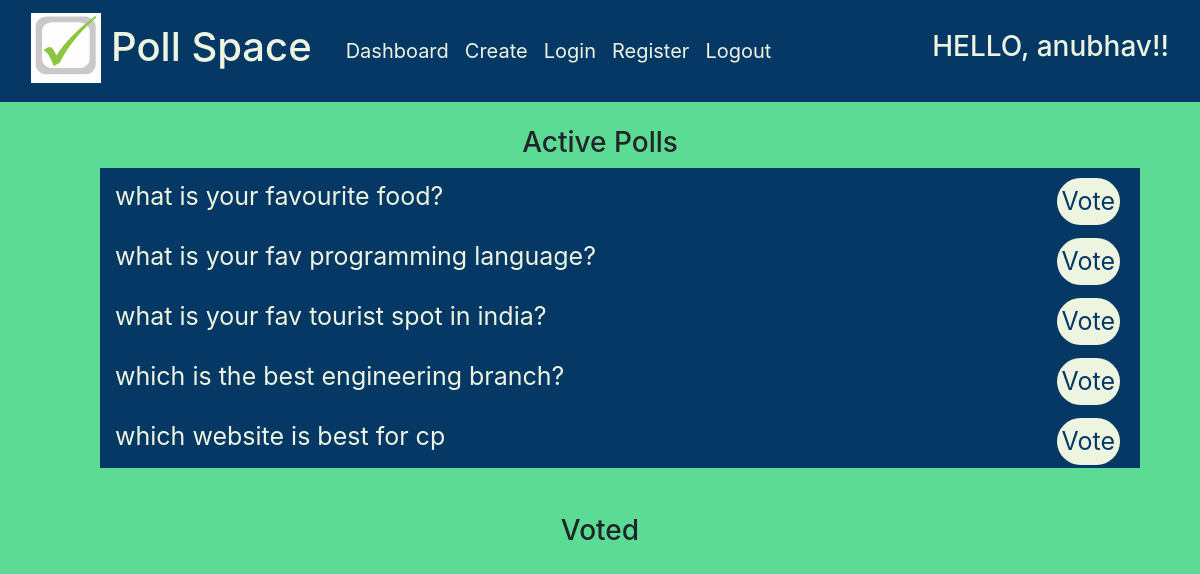
Screenshot of /polls/dashboard (signed in) with the database file from the repository.
### polls/models.py (models this page shows)
class Polls(models.Model) :
    poll_question = models.TextField()
    poll_option1 = models.CharField(max_length = 100)
    poll_option2 = models.CharField(max_length = 100)
    poll_option3 = models.CharField(max_length = 100)
    poll_option4 = models.CharField(max_length = 100)
    poll_option1_count = models.IntegerField(default = 0)
    poll_option2_count = models.IntegerField(default = 0)
    poll_option3_count = models.IntegerField(default = 0)
    poll_option4_count = models.IntegerField(default = 0)

### polls/views.py (the view)
# urls.py: path('polls/dashboard', dashboard_view, name='dashboard'),
@login_required(login_url='login')
def dashboard_view(request, *args, **kwargs) :
    polls = Polls.objects.all()
    votedpolls = request.user.voted_set.all()
    active = []
    for poll in polls :
        if Voted.objects.filter(user=request.user,poll=poll) :
           continue
        else :
           active.append(poll)
    context = {
        'polls' : polls,
        'votedpolls' : votedpolls,
        'active' : active
    }
    return render(request, 'polls/dashboard.html', context)

### polls/templates/polls/dashboard.html (shortened to what this page needs)
{% extends "base.html" %}
{% block content %}
<div id="poll_list" class="container-fluid">
    <h3>Active Polls</h3>
    <ul class="polldata">
        {% for poll in active %}
        <li class="pollitem">
            <p class="pollname">{{ poll.poll_question }}</p>
            <a class="function" href="{% url 'vote' poll.id %}">Vote</a>
        </li>
        {% endfor %}
    </ul>
    <br>
    <h3>Voted</h3>
</div>
{% endblock %}

### templates/base.html (shortened to what this page needs)
{% load static %}
<!DOCTYPE html>
<html>
    <head>
        <link rel="stylesheet" href="{% static '/stylesheet/bootstrap.min.css' %}">
        <link rel="stylesheet" href="{% static '/stylesheet/styles.css' %}">
    </head>
    <body>
        <header>
            <nav class="navbar navbar-expand-lg navbar-light">
                <div class="container-fluid">
                  <div class="navbar-brand">
                    <a href="{% url 'login' %}"><img id="logo" src="{% static 'images/logo.png'%}"></a>
                    <a href="{% url 'login' %}"><h1 id="brandname">Poll Space</h1></a>
                  </div>
                  <div class="collapse navbar-collapse" id="navbarTogglerDemo02">
                    <ul class="navbar-nav me-auto mb-2 mb-lg-0">
                      <li class="nav-item">
                        <a id="menu" class="nav-link" href="{% url 'dashboard' %}">Dashboard</a>
                      </li>
                      <li class="nav-item">
                        <a id="menu" class="nav-link" href="{% url 'create' %}">Create</a>
                      </li>
                      <li class="nav-item">
                        <a id="menu" class="nav-link" href="{% url 'login' %}">Login</a>
                      </li>
                      <li class="nav-item">
                        <a id="menu" class="nav-link" href="{% url 'register' %}">Register</a>
                      </li>
                      {% if request.user.is_authenticated %}
                        <li class="nav-item">
                          <a id="menu" class="nav-link" href="{% url 'logout' %}">Logout</a>
                        </li>
                      {% endif %}
                    </ul>
                  </div>
                  {% if request.user.is_authenticated %}
                    <h3 id="greeting">HELLO, {{ request.user }}!!</h3>
                  {% endif %}
                </div>
            </nav>
	    </header>
      <br>
      <section class="container">
        {% block content %}{% endblock %}
      </section>
      <br>
    </body>
</html>

### static/stylesheet/styles.css (style rules this page uses)
* { box-sizing: border-box; }
body { background-color: #5CDB95; }
.navbar { background-color: #053865; }
#brandname { font-style: bold; float: right; padding: 10px; color: #EDF5E1; }
#logo { height: 70px; width: 70px; }
#menu { color: #EDF5E1; font-size: 20px; }
#greeting { color: #EDF5E1; }
#random, #registerForm, #poll_list, #result { top: 50%; left: 50%; font-size: 20px; text-align: center; }
.polldata { list-style-type: none; }
.pollitem { background-color: #053865; width: 100%; padding: 10px; position: relative; height: 60px; }
.pollname { display: inline; position: absolute; left: 15px; color: #EDF5E1; font-size: 25px; }
.function { font-size: 25px; background-color: #EDF5E1; color: #053865; padding: 5px; border-radius: 25px; position: absolute; right: 20px; }

### rows the page displays
Polls: poll_question "what is your favourite food?"
Polls: poll_question "what is your fav programming language?"
Polls: poll_question "what is your fav tourist spot in india?"
Polls: poll_question "which is the best engineering branch?"
Polls: poll_question "which website is best for cp"

### other values shown
{{ request.user }} "anubhav"
